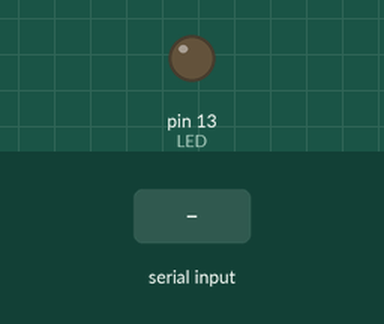
This sketch was run on a simulated Arduino Uno, built with avr-gcc and run on an emulated ATmega328P. On the bench: output pins drawn as LEDs (lit = HIGH). The test bench sets the inputs (shaded band). The modem accepts every AT command (registered, SIM ready, sends succeed) and sends nothing else.

Above: at 1.3 s.
1.4 s: "731011200\n" received over the second serial link
At 3.5 s:
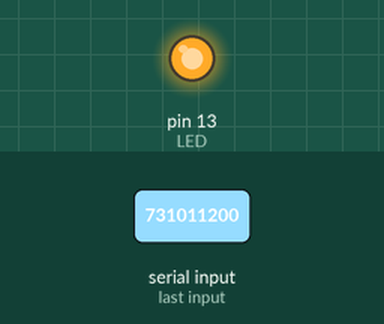
Timing chart, 0 to 5.0 s (numbered marks = the images above; inputs shaded):
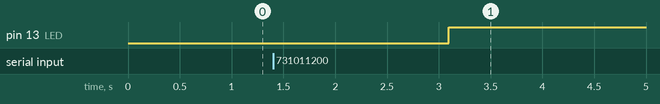

Measured:
- after the input at 1.4 s, pin 13 (LED): LOW → HIGH after 1.7 s

The sketch:

gateway.ino
```cpp
#include <SoftwareSerial.h>
SoftwareSerial mySerial(7, 8);
int LED = 13;
String command;
boolean stateOfGateway = false;

void setup()
{
pinMode(LED, OUTPUT);
Serial.begin(19200);
mySerial.begin(19200);  // the GPRS baud rate
}

void loop()
{
  updateStateOfGateway();
}

void updateStateOfGateway()
{
  mySerial.println("AT+CMGR=1\r");
  delay(100);
  while(mySerial.available() >0)
  {
    char c = mySerial.read();
    command += c;
    if (c == '\n')
    {
      if (command.indexOf("731011200") >=0)
      {
        if (stateOfGateway == false)
        {
          stateOfGateway = true;
          digitalWrite(LED, HIGH);
        } else if (stateOfGateway == true)
        {
          stateOfGateway = false;
          digitalWrite(LED, LOW);
        }
        mySerial.println("AT+CMGD=1\r");
        delay(3000);
      }
      command = "";
      break;
    }
  }
}
```
